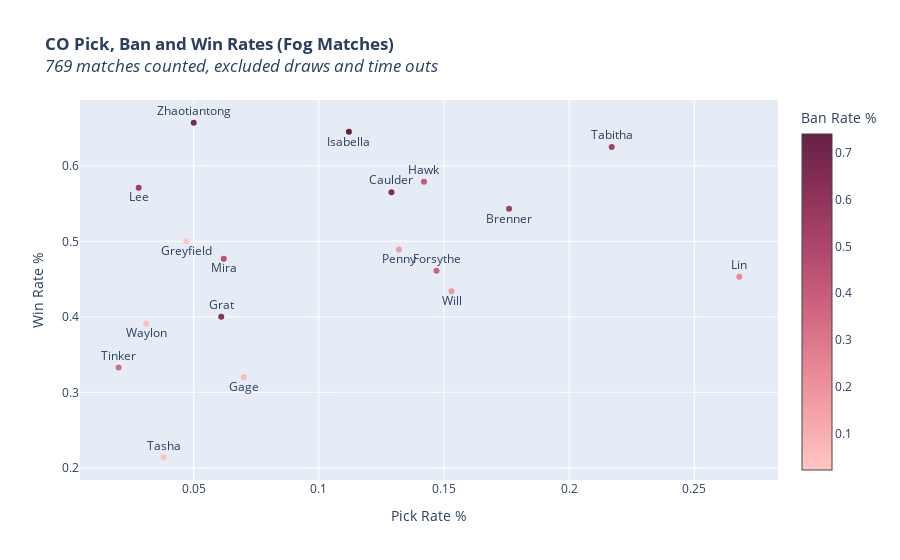

Notebook cell for this chart:
### Code cell
fig_fog = go.Figure(
    go.Scatter(
        x= co_fog_pickbanwin_df['pickRate'],
        y= co_fog_pickbanwin_df['winRate'],
        text= co_fog_pickbanwin_df.index,
        customdata= co_fog_pickbanwin_df['banRate'],
        textposition= improve_text_position(co_fog_pickbanwin_df['pickRate']),
        mode= 'markers + text',
        hovertemplate= ("pickRate: %{x}<br>"
                        "winRate: %{y}<br>"
                        "banRate: %{customdata}<extra></extra>"),
        marker= dict(
            color= co_fog_pickbanwin_df['banRate'],
            colorscale= 'Burg',
            showscale= True,
            colorbar_title= 'Ban Rate %',
        )
    )
)

fig_fog.update_layout(
    xaxis_title = "Pick Rate %",
    yaxis_title = "Win Rate %",
    title= ("<b>CO Pick, Ban and Win Rates (Fog Matches)</b><br>"
            "<i>" + str(len(fog_replays)) + " matches counted, excluded draws and time outs</i>")
)

fig_fog.show()

### Figure 1 — Plotly figure (JSON) as saved in the notebook; plotly's stock layout.template omitted (floating-point values rounded to 4 significant figures)
{"data": [{"customdata": [0.234, 0.74, 0.371, 0.166, 0.65, 0.022, 0.54, 0.544, 0.619, 0.447, 0.667, 0.181, 0.412, 0.555, 0.338, 0.065, 0.033, 0.043], "hovertemplate": "pickRate: %{x}<br>winRate: %{y}<br>banRate: %{customdata}<extra></extra>", "marker": {"color": [0.234, 0.74, 0.371, 0.166, 0.65, 0.022, 0.54, 0.544, 0.619, 0.447, 0.667, 0.181, 0.412, 0.555, 0.338, 0.065, 0.033, 0.043], "colorbar": {"title": {"text": "Ban Rate %"}}, "colorscale": [[0, "rgb(255, 198, 196)"], [0.1667, "rgb(244, 163, 168)"], [0.3333, "rgb(227, 129, 145)"], [0.5, "rgb(204, 96, 125)"], [0.6667, "rgb(173, 70, 108)"], [0.8333, "rgb(139, 48, 88)"], [1, "rgb(103, 32, 68)"]], "showscale": true}, "mode": "markers+text", "text": ["Lin", "Isabella", "Forsythe", "Penny", "Caulder", "Greyfield", "Tabitha", "Brenner", "Grat", "Mira", "Zhaotiantong", "Will", "Hawk", "Lee", "Tinker", "Gage", "Tasha", "Waylon"], "textposition": ["top center", "bottom center", "top center", "bottom center", "top center", "bottom center", "top center", "bottom center", "top center", "bottom center", "top center", "bottom center", "top center", "bottom center", "top center", "bottom center", "top center", "bottom center"], "type": "scatter", "x": [0.268, 0.112, 0.147, 0.132, 0.129, 0.047, 0.217, 0.176, 0.061, 0.062, 0.05, 0.153, 0.142, 0.028, 0.02, 0.07, 0.038, 0.031], "y": [0.453, 0.645, 0.461, 0.489, 0.565, 0.5, 0.625, 0.543, 0.4, 0.477, 0.657, 0.434, 0.579, 0.571, 0.333, 0.32, 0.214, 0.391]}], "layout": {"title": {"text": "<b>CO Pick, Ban and Win Rates (Fog Matches)</b><br><i>769 matches counted, excluded draws and time outs</i>"}, "xaxis": {"title": {"text": "Pick Rate %"}}, "yaxis": {"title": {"text": "Win Rate %"}}}}
